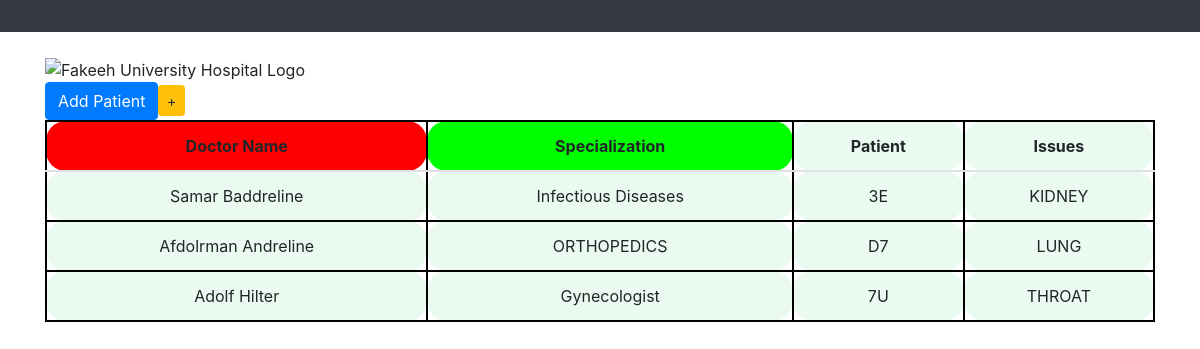
The app's page /desktops with its own data.
### inventory/models.py (models this page shows, shortened)
class Device(models.Model):
    Specialization = models.CharField(max_length=200, blank=False)
    DoctorName = models.CharField(max_length=200)
    Patient = models.CharField(max_length=50)
    issues = models.CharField(max_length=50)
    class Meta:
        abstract = True

class Desktops(Device):
    pass

### inventory/views.py (the view)
# urls.py: url(r'^desktops$', display_desktops, name="display_desktops"),
def display_desktops(request):
    items = Desktops.objects.all()
    context = {
        'items': items,
        'header': 'Desktops',
    }
    return render(request, 'inv/index.html', context)

### inventory/templates/inv/index.html (shortened to what this page needs)
{% extends 'inv/base.html' %}
{% block body %}
  <div>
<img src="https://fuh.care/wp-content/uploads/2020/01/FUH-Logo-to-BG-website.png" srcset="https://fuh.care/wp-content/uploads/2020/01/FUH-Logo-to-BG-website.png 1x" width="400" height="54" alt="Fakeeh University Hospital Logo" data-retina_logo_url="" class="fusion-standard-logo" style="">
  </div>
<div class="add_buttons">
    <div class="button-group">
      <a href="{% url 'display_desktops' %}" class="btn btn-primary btn-md btn-trim" role="button"> Add Patient</a>
      <a href="{% url 'add_desktop' %}" class="btn btn-warning btn-sm btn-pad" role="button"> +</a>
    </div>
  <table class="table table-hover">
    <thead>
      <tr>
        <th style="background-color:#FF0000">Doctor Name</th>
	<th style="background-color:#00FF00">Specialization</th>
        <th>Patient</th>
        <th>Issues</th>
      </tr>
    </thead>
    <tbody>
      {% for item in items %}
      <tr>
        <td>{{ item.DoctorName}}</td>
	<td>{{ item.Specialization}}</td>
        <td>{{ item.Patient}}</td>
        <td>{{ item.issues }}</td>
      </tr>
      {% endfor %}
    </tbody>
  </table>
{% endblock %}

### inventory/templates/inv/base.html (shortened to what this page needs)
<!DOCTYPE html>
<html>
  <head>
  </head>
  {% load static %}
  <link rel="stylesheet" type="text/css" href="{% static '/css/style.css' %}"/>
  <link rel="stylesheet" type="text/css" href="{% static '/css/bootstrap.min.css' %}"/>
  <body>
    <nav class="navbar navbar-expand navbar-dark bg-dark">
  <div class="collapse navbar-collapse" id="navbarsExample02">
    <ul class="navbar-nav mr-auto">
      <li class="nav-item active">
        <a class="nav-link" href="{% url 'index' %}"><span class="sr-only">(current)</span></a>
      </li>
      <li class="nav-item">
        <a class="nav-link" href="#"></a>
      </li>
    </ul>
</nav>
    <br>
    <div class="container">
      {% block body %}
      {% endblock%}
    </div>
  </body>
</html>

### inventory/static/css/style.css (style rules this page uses)
.btn-pad { margin-right: 45px; }
.btn-trim { margin-right: -5px }

### inventory/templates/inv/index.html (style rules this page uses)
table, th, td { padding: 10px; border: 2px solid #000000; border-radius: 20px; background-color: #EAFAF1; text-align: center; }

### records on screen
Desktops: DoctorName "Samar Baddreline", Specialization "Infectious Diseases", Patient "3E", issues "KIDNEY"
Desktops: DoctorName "Afdolrman Andreline", Specialization "ORTHOPEDICS", Patient "D7", issues "LUNG"
Desktops: DoctorName "Adolf Hilter", Specialization "Gynecologist", Patient "7U", issues "THROAT"
